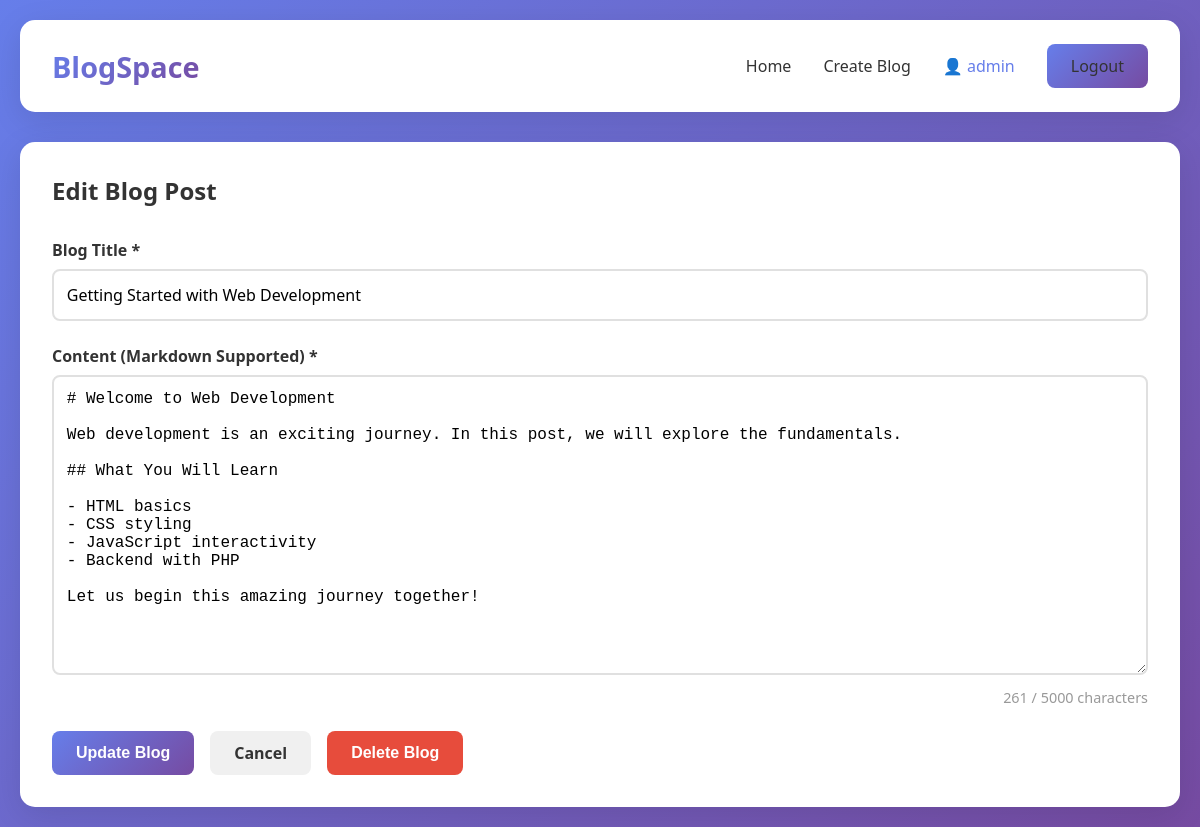
/blog/edit.php?id=1 (signed in), run on the app's committed database.
### tables this page shows
CREATE TABLE IF NOT EXISTS blogPost (
    id INT AUTO_INCREMENT PRIMARY KEY,
    user_id INT NOT NULL,
    title VARCHAR(255) NOT NULL,
    content TEXT NOT NULL,
    created_at TIMESTAMP DEFAULT CURRENT_TIMESTAMP,
    updated_at TIMESTAMP DEFAULT CURRENT_TIMESTAMP ON UPDATE CURRENT_TIMESTAMP,
    FOREIGN KEY (user_id) REFERENCES user(id) ON DELETE CASCADE
);

### blog/edit.php (the view, shortened to what this page needs)
<?php
$post_id = (int)$_GET['id'];
$conn = getDBConnection();
$stmt = $conn->prepare("SELECT * FROM blogPost WHERE id = ?");
$stmt->bind_param("i", $post_id);
$stmt->execute();
$result = $stmt->get_result();
$post = $result->fetch_assoc();
include '../includes/header.php';
?>
<div class="editor-container">
    <h2>Edit Blog Post</h2>
    <form method="POST" action="" id="blog-form">
        <div class="form-group">
            <label for="title">Blog Title *</label>
            <input type="text" id="title" name="title" required
                   value="<?php echo htmlspecialchars($post['title']); ?>"
                   placeholder="Enter an engaging title for your blog...">
        </div>
        <div class="form-group">
            <label for="content">Content (Markdown Supported) *</label>
            <textarea id="content" name="content" required placeholder="Write your blog content here...
You can use Markdown syntax:
# Heading 1
## Heading 2
### Heading 3
**bold text**
*italic text*
- List item 1
- List item 2
[Link text](https://example.com)"><?php echo htmlspecialchars($post['content']); ?></textarea>
        </div>
        <div style="display: flex; gap: 1rem; flex-wrap: wrap;">
            <button type="submit" class="btn btn-primary">Update Blog</button>
            <a href="view.php?id=<?php echo $post_id; ?>" class="btn btn-secondary">Cancel</a>
            <form method="POST" action="delete.php?id=<?php echo $post_id; ?>" style="display: inline;"
                  onsubmit="return confirm('Are you sure you want to delete this blog post?\n\nThis action cannot be undone.');">
                <button type="submit" class="btn btn-danger">Delete Blog</button>
            </form>
        </div>
    </form>
</div>
<?php include '../includes/footer.php'; ?>

### assets/css/style.css (style rules this page uses)
* { margin: 0; padding: 0; box-sizing: border-box; }
body { font-family: 'Segoe UI', Tahoma, Geneva, Verdana, sans-serif; background: linear-gradient(135deg, #667eea 0%, #764ba2 100%); min-height: 100vh; padding: 20px; }
.btn { padding: 0.7rem 1.5rem; border: none; border-radius: 8px; cursor: pointer; font-weight: 600; transition: all 0.3s; text-decoration: none; display: inline-block; font-size: 1rem; }
.btn-primary { background: linear-gradient(135deg, #667eea 0%, #764ba2 100%); color: white; }
.btn-secondary { background: #f0f0f0; color: #333; }
.btn-danger { background: #e74c3c; color: white; }
.editor-container { background: white; padding: 2rem; border-radius: 15px; box-shadow: 0 8px 32px rgba(0,0,0,0.1); }
.editor-container h2 { margin-bottom: 2rem; color: #333; }
.form-group { margin-bottom: 1.5rem; }
.form-group label { display: block; margin-bottom: 0.5rem; font-weight: 600; color: #333; }
.form-group input, .form-group textarea { width: 100%; padding: 0.8rem; border: 2px solid #e0e0e0; border-radius: 8px; font-size: 1rem; transition: border-color 0.3s; font-family: inherit; }
.form-group textarea { min-height: 300px; font-family: 'Courier New', monospace; resize: vertical; }

### data on the page
blogpost: title "Getting Started with Web Development", content "# Welcome to Web Development Web development is an exciting journey. In this post, we will explore the fundamentals. ## What You Will Learn - HTML basics - CSS styling - JavaScript interactivity - Backend with PHP Let us begin this amazing journey together!"

### other printed values
$_SESSION['username'] "admin"
